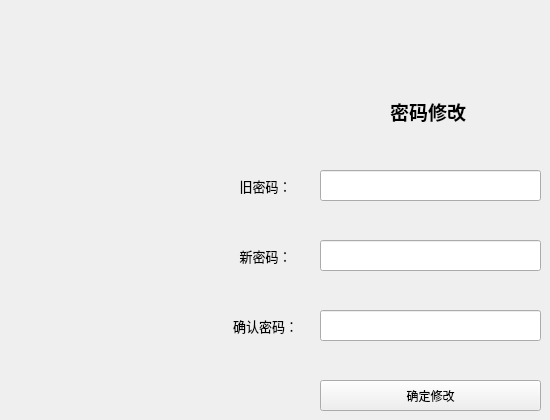
                   <widget class="QWidget" name="tab_mainui_SecurityCenter">
                    <attribute name="title">
                     <string>安全中心</string>
                    </attribute>
                    <widget class="QLabel" name="label_27">
                     <property name="geometry">
                      <rect>
                       <x>210</x>
                       <y>160</y>
                       <width>111</width>
                       <height>51</height>
                      </rect>
                     </property>
                     <property name="styleSheet">
                      <string notr="true">font:  13px; </string>
                     </property>
                     <property name="text">
                      <string>旧密码：</string>
                     </property>
                     <property name="alignment">
                      <set>Qt::AlignmentFlag::AlignCenter</set>
                     </property>
                    </widget>
                    <widget class="QLabel" name="label_28">
                     <property name="geometry">
                      <rect>
                       <x>210</x>
                       <y>300</y>
                       <width>111</width>
                       <height>51</height>
                      </rect>
                     </property>
                     <property name="styleSheet">
                      <string notr="true">font:  13px; </string>
                     </property>
                     <property name="text">
                      <string>确认密码：</string>
                     </property>
                     <property name="alignment">
                      <set>Qt::AlignmentFlag::AlignCenter</set>
                     </property>
                    </widget>
                    <widget class="QLineEdit" name="lineEdit_check_password">
                     <property name="geometry">
                      <rect>
                       <x>320</x>
                       <y>310</y>
                       <width>221</width>
                       <height>31</height>
                      </rect>
                     </property>
                     <property name="echoMode">
                      <enum>QLineEdit::EchoMode::Password</enum>
                     </property>
                     <property name="placeholderText">
                      <string/>
                     </property>
                     <property name="clearButtonEnabled">
                      <bool>true</bool>
                     </property>
                    </widget>
                    <widget class="QPushButton" name="handleSubmit_btn_password">
                     <property name="geometry">
                      <rect>
                       <x>320</x>
                       <y>380</y>
                       <width>221</width>
                       <height>31</height>
                      </rect>
                     </property>
                     <property name="styleSheet">
                      <string notr="true"/>
                     </property>
                     <property name="text">
                      <string>确定修改</string>
                     </property>
                    </widget>
                    <widget class="QLineEdit" name="lineEdit_new_password">
                     <property name="geometry">
                      <rect>
                       <x>320</x>
                       <y>240</y>
                       <width>221</width>
                       <height>31</height>
                      </rect>
                     </property>
                     <property name="styleSheet">
                      <string notr="true"/>
                     </property>
                     <property name="text">
                      <string/>
                     </property>
                     <property name="echoMode">
                      <enum>QLineEdit::EchoMode::Password</enum>
                     </property>
                     <property name="placeholderText">
                      <string/>
                     </property>
                     <property name="clearButtonEnabled">
                      <bool>true</bool>
                     </property>
                    </widget>
                    <widget class="QLineEdit" name="lineEdit_old_password">
                     <property name="geometry">
                      <rect>
                       <x>320</x>
                       <y>170</y>
                       <width>221</width>
                       <height>31</height>
                      </rect>
                     </property>
                     <property name="text">
                      <string/>
                     </property>
                     <property name="echoMode">
                      <enum>QLineEdit::EchoMode::Password</enum>
                     </property>
                     <property name="dragEnabled">
                      <bool>false</bool>
                     </property>
                     <property name="readOnly">
                      <bool>false</bool>
                     </property>
                     <property name="placeholderText">
                      <string/>
                     </property>
                     <property name="clearButtonEnabled">
                      <bool>true</bool>
                     </property>
                    </widget>
                    <widget class="QLabel" name="label_34">
                     <property name="geometry">
                      <rect>
                       <x>210</x>
                       <y>230</y>
                       <width>111</width>
                       <height>51</height>
                      </rect>
                     </property>
                     <property name="styleSheet">
                      <string notr="true">font:  13px; </string>
                     </property>
                     <property name="text">
                      <string>新密码：</string>
                     </property>
                     <property name="alignment">
                      <set>Qt::AlignmentFlag::AlignCenter</set>
                     </property>
                    </widget>
                    <widget class="QLabel" name="label_3">
                     <property name="geometry">
                      <rect>
                       <x>390</x>
                       <y>90</y>
                       <width>81</width>
                       <height>42</height>
                      </rect>
                     </property>
                     <property name="font">
                      <font>
                       <family>华文彩云</family>
                       <pointsize>-1</pointsize>
                       <italic>false</italic>
                       <bold>true</bold>
                      </font>
                     </property>
                     <property name="styleSheet">
                      <string notr="true">font-size: 19px;</string>
                     </property>
                     <property name="text">
                      <string>密码修改</string>
                     </property>
                    </widget>
                   </widget>
